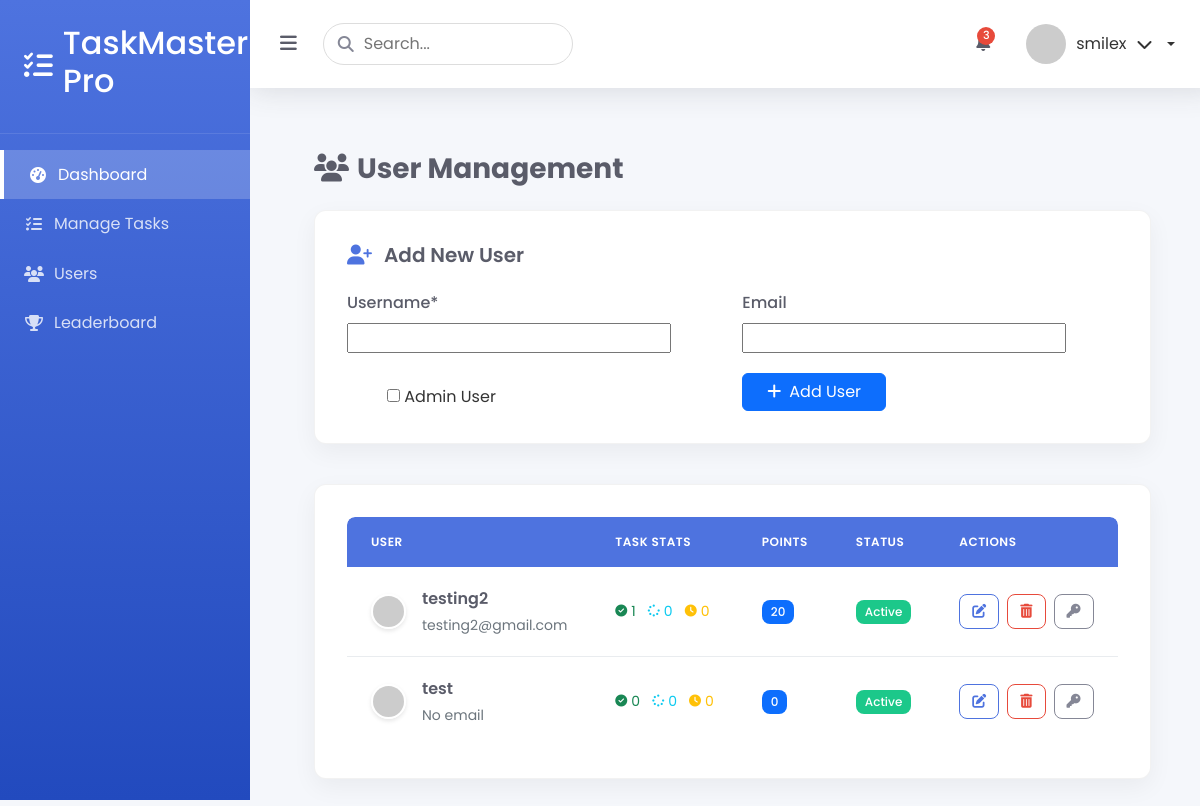
The app's page /users/ (signed in), older data.
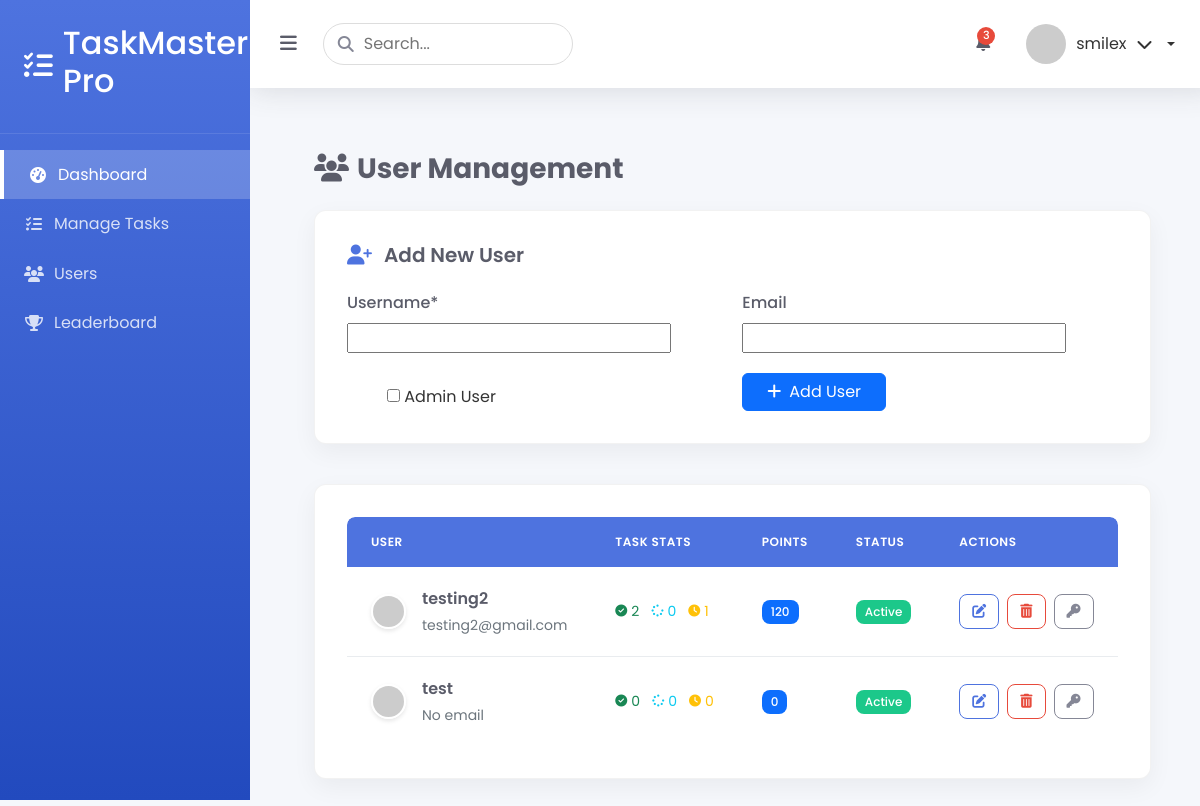
The same page, newer data.
### myapp/models.py (models this page shows, shortened)
class CustomUser(AbstractUser):
    is_admin = models.BooleanField(default=False)
    points = models.IntegerField(default=0)
    rewards = models.IntegerField(default=0)

### myapp/views.py (the view)
# urls.py: path('users/', users, name='users'),
@login_required
def users(request):
    if not request.user.is_admin:
        return redirect('user_dashboard')
    users = CustomUser.objects.filter(is_admin=False).order_by('-date_joined')
    for user in users:
        user.completed_tasks = Task.objects.filter(
            assigned_to=user,
            status='completed'
        ).count()
        user.in_progress_tasks = Task.objects.filter(
            assigned_to=user,
            status='in_progress'
        ).count()
        user.pending_tasks = Task.objects.filter(
            assigned_to=user,
            status='pending'
        ).count()
    if request.method == 'POST':
        form = CustomUserCreationForm(request.POST)
        if form.is_valid():
            user = form.save(commit=False)
            user.set_password('default123')  # Set default password
            user.save()
            return redirect('users')
    else:
        form = CustomUserCreationForm()
    context = {
        'users': users,
        'form': form
    }
    return render(request, 'myapp/users.html', context)

### myapp/forms.py
class CustomUserCreationForm(UserCreationForm):
    password1 = forms.CharField(
        widget=forms.HiddenInput(),
        initial="default123"
    )
    password2 = forms.CharField(
        widget=forms.HiddenInput(),
        initial="default123"
    )
    class Meta:
        model = CustomUser
        fields = ('username', 'email', 'is_admin')
    def __init__(self, *args, **kwargs):
        super().__init__(*args, **kwargs)
        self.fields['is_admin'].label = "Is Admin"
        self.fields['is_admin'].required = False

### myapp/templates/myapp/users.html (shortened to what the changed rows need)
{% extends "myapp/base_admin.html" %}
{% load static %}
{% block content %}
<div class="user-management-container">
    <h1 class="page-title">
        <i class="fas fa-users me-2"></i>User Management
    </h1>
    <div class="users-table-card">
        <div class="table-responsive">
            <table class="user-table">
                <thead>
                    <tr>
                        <th>User</th>
                        <th>Task Stats</th>
                        <th>Points</th>
                        <th>Status</th>
                        <th>Actions</th>
                    </tr>
                </thead>
                <tbody>
                    {% for user in users %}
                    <tr>
                        <td>
                            <div class="user-info">
                                <img src="https://ui-avatars.com/api/?name={{ user.username }}&background=random&color=fff"
                                     class="user-avatar"
                                     alt="{{ user.username }}">
                                <div>
                                    <div class="user-name">{{ user.username }}</div>
                                    <div class="user-email">{{ user.email|default:"No email" }}</div>
                                </div>
                            </div>
                        </td>
                        <td>
                            <div class="task-stats">
                                <span class="task-stat text-success">
                                    <i class="fas fa-check-circle"></i> {{ user.completed_tasks }}
                                </span>
                                <span class="task-stat text-info">
                                    <i class="fas fa-spinner"></i> {{ user.in_progress_tasks }}
                                </span>
                                <span class="task-stat text-warning">
                                    <i class="fas fa-clock"></i> {{ user.pending_tasks }}
                                </span>
                            </div>
                        </td>
                        <td>
                            <span class="badge bg-primary">{{ user.points }}</span>
                        </td>
                        <td>
                            {% if user.is_active %}
                            <span class="badge badge-success">Active</span>
                            {% else %}
                            <span class="badge badge-secondary">Inactive</span>
                            {% endif %}
                        </td>
                        <td>
                            <div class="action-buttons">
                                <a href="#" class="btn btn-sm btn-outline-primary" title="Edit">
                                    <i class="fas fa-edit"></i>
                                </a>
                                <a href="#" class="btn btn-sm btn-outline-danger" title="Delete">
                                    <i class="fas fa-trash-alt"></i>
                                </a>
                                <a href="#" class="btn btn-sm btn-outline-secondary" title="Reset Password">
                                    <i class="fas fa-key"></i>
                                </a>
                            </div>
                        </td>
                    </tr>
                    {% endfor %}
                </tbody>
            </table>
        </div>
    </div>
</div>
{% endblock %}

Row changes from the older to the newer data that the page shows:
changed CustomUser "testing2": completed_tasks "1" → "2"; pending_tasks "0" → "1"; points "20" → "120"
